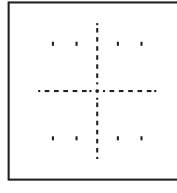
#> input picture logic/none_feature.jpg, 177 x 193 px
$ python -i graph_process.py   (imports and definitions only)   (older library calls are emulated)
#> lines starting #> are read from the running program, lines starting #| are printed output that depends on the picture; after the words box and inside, x2 and y2 are one past the last pixel; in counts of white or black regions, pixels touching at a corner belong together
#> further down, picture is the input picture: shape (193, 177, 3); mean B, G, R 245.8, 245.8, 245.9
import time

import cv2
import numpy as np
import math
import pytesseract
from pytesseract import Output
from skimage.metrics import structural_similarity as ssim
# 加载图片

def grid_graph(img):
    # 读取图像
    col=10
    row=10
    # Todo 投射转换，img输出是投射完的

    # 转换为灰度图像
    gray = cv2.cvtColor(img, cv2.COLOR_BGR2GRAY)
    src_img0 = cv2.GaussianBlur(gray,(3,3),0)
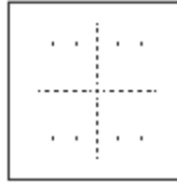
#> src_img0: shape (193, 177); min 53, max 255, mean 245.7
    src_img1 = cv2.bitwise_not(src_img0)
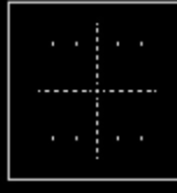
#> src_img1: shape (193, 177); min 0, max 202, mean 9.3
    AdaptiveThreshold = cv2.adaptiveThreshold(src_img1, 255, cv2.ADAPTIVE_THRESH_GAUSSIAN_C, cv2.THRESH_BINARY, 15, -2)
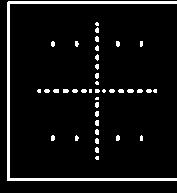
#> AdaptiveThreshold: shape (193, 177); 6.6% white; 40 white regions (16 under 20 px), largest, box (x1, y1, x2, y2) and area: (7, 1, 177, 181) 1541, (127, 89, 134, 93) 24, (53, 89, 59, 93) 22

    horizontal = AdaptiveThreshold.copy()
    vertical = AdaptiveThreshold.copy()
    scale = 20

    horizontalSize = int(horizontal.shape[1] / scale)
#> horizontalSize = 8
    horizontalStructure = cv2.getStructuringElement(cv2.MORPH_RECT, (horizontalSize, 1))
    horizontal = cv2.erode(horizontal, horizontalStructure)
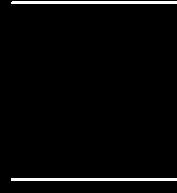
#> horizontal: shape (193, 177); 2.9% white; 2 white regions, box (x1, y1, x2, y2) and area: (11, 178, 177, 181) 498, (11, 1, 177, 4) 497
    horizontal = cv2.dilate(horizontal, horizontalStructure)
#> horizontal: shape (193, 177); 3% white; 2 white regions, box (x1, y1, x2, y2) and area: (8, 178, 177, 181) 507, (8, 1, 177, 4) 506

    verticalsize = int(vertical.shape[1] / scale)
#> verticalsize = 8
    verticalStructure = cv2.getStructuringElement(cv2.MORPH_RECT, (1, verticalsize))
#> verticalStructure = [1, 1, 1, 1, 1, 1, 1, 1]
    vertical = cv2.erode(vertical, verticalStructure, (-1, -1))
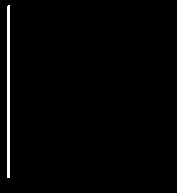
#> vertical: shape (193, 177); 1.5% white; 1 white region, box (x1, y1, x2, y2) and area: (7, 5, 10, 178) 518
    vertical = cv2.dilate(vertical, verticalStructure, (-1, -1))
#> vertical: shape (193, 177); 1.6% white; 1 white region
    mask = horizontal + vertical
    # 找到轮廓
    # OpenCV 3.x及之前版本
    if int(cv2.__version__.split('.')[0]) == 3:
        _, contours, hierarchy = cv2.findContours(mask, cv2.RETR_CCOMP, cv2.CHAIN_APPROX_SIMPLE)
    # OpenCV 4及之后版本
    else:
        contours, hierarchy = cv2.findContours(mask, cv2.RETR_CCOMP, cv2.CHAIN_APPROX_SIMPLE)
#> contours = 1 contour; box (x1, y1, x2, y2) and area: (7, 1, 177, 182) 1028

    # [6 lines of commented-out code are left out]

    x,y,w,h = 0,0,0,0
    for cnt in contours:
        t_x, t_y, t_w, t_h = cv2.boundingRect(cnt)
        #过滤足够大的轮廓
        if t_w > img.shape[1]/2 and  t_w<img.shape[1]*4/5  and  t_h > img.shape[0]/2 and  t_h<img.shape[0]*4/5:
            x, y, w, h = t_x, t_y, t_w, t_h

            cv2.rectangle(img, (x, y), (x + w, y + h), (0, 255, 0), 2)
            break
#> this loop made 1 pass
#> (t_x, t_y, t_w, t_h) on pass 1: (7, 1, 170, 181)
    #如果找不到合适的轮廓，那么就直接使用整张纸继续寻找下面的内容
    if x==0 and y==0 and w==0 and h==0:
        x,y,w,h=0,0,img.shape[1],img.shape[0]
#> x = 0; y = 0; w = 177; h = 193

    gird_list=[]
    for cnt in contours:
        t_x, t_y, t_w, t_h = cv2.boundingRect(cnt)
        #只要在 x,y,w,h的范围内的轮廓
        if t_x>x and t_y>y and t_x+t_w<x+w and t_y+t_h<y+h:
            #cv2.rectangle(img, (t_x, t_y), (t_x + t_w, t_y + t_h), (0, 255, 0), 2)
            gird_list.append((t_x, t_y, t_w, t_h))
#> after the loop, gird_list = []
    image_res = img.copy()
    print('第一步找到的',len(gird_list))
#| 第一步找到的 0
    remove_list=[]
    for x, y, w, h in gird_list:
        if abs(w-h)>=10:
            remove_list.append((x, y, w, h))
#> this loop made 0 passes
#> after the loop, remove_list = []
    gird_list=[x for x in gird_list if x not in remove_list]
    print('remove后',len(gird_list))
#| remove后 0
    #对每个轮廓的 先y后x进行排序
    gird_list=sorted(gird_list,key=lambda x:(x[1],x[0]))


    #先检查是否有近似重叠的
    #假设精度够，那么w和h是可以被平均的
#> (the run stopped early here; a loop or call above may not have finished)

$ run again, on logic/matches.jpg
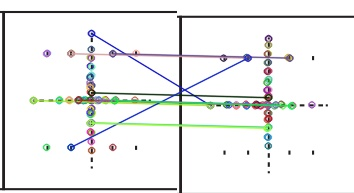
#> input picture logic/matches.jpg, 354 x 193 px
#> picture is the input picture: shape (193, 354, 3); mean B, G, R 238, 239, 237.7
#> in grid_graph, `AdaptiveThreshold = cv2.adaptiveThreshold(src_img1, 255, cv2.ADAPTIVE_..`:
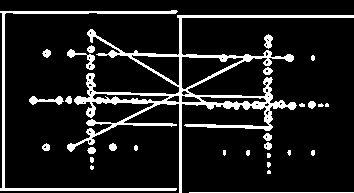
#> AdaptiveThreshold: shape (193, 354); 12% white; 30 white regions (9 under 20 px), largest, box (x1, y1, x2, y2) and area: (67, 15, 354, 193) 5300, (0, 10, 178, 191) 1572, (67, 49, 95, 70) 172
#> in grid_graph, `vertical = cv2.dilate(vertical, verticalStructure, (-1, -1))`:
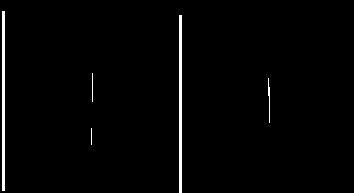
#> vertical: shape (193, 354); 1.7% white; 5 white regions (1 under 20 px)
#> contours = 11 contours, 4 with area under 20; largest, box (x1, y1, x2, y2) and area: (74, 15, 354, 193) 2738, (0, 11, 178, 191) 1037, (181, 95, 270, 107) 558, (92, 93, 180, 103) 512, (184, 124, 273, 129) 190, (86, 122, 177, 126) 129, (29, 100, 64, 102) 34
#> the loop in grid_graph, `for cnt in contours:` made 11 passes
#> (t_x, t_y, t_w, t_h) on passes 3, 4, 7, 9, 10, 11: (184, 124, 89, 5), (86, 122, 91, 4), (74, 15, 280, 178), (181, 95, 89, 12), (92, 93, 88, 10), (0, 11, 178, 180)
#> after the loop in grid_graph, `for cnt in contours:`: gird_list = [(91, 128, 1, 17), (184, 124, 89, 5), (86, 122, 91, 4), (29, 100, 35, 2), (67, 53, 20, 2), (267, 95, 3, 3), (181, 95, 89, 12), (92, 93, 88, 10)]
#| 第一步找到的 8
#> the loop in grid_graph, `for x, y, w, h in gird_list:` made 8 passes
#> after the loop in grid_graph, `for x, y, w, h in gird_list:`: remove_list = [(91, 128, 1, 17), (184, 124, 89, 5), (86, 122, 91, 4), (29, 100, 35, 2), (67, 53, 20, 2), (181, 95, 89, 12), (92, 93, 88, 10)]
#> in grid_graph, `gird_list=[x for x in gird_list if x not in remove_list]`: gird_list = [(267, 95, 3, 3)]
#| remove后 1
#> min_x = 267
#> min_y = 95
#> max_x = 270
#> max_y = 98
#> w_avg = 3
#> the loop in grid_graph, `for _ in range(len(gird_list)):` made 1 pass
#> after the loop in grid_graph, `for _ in range(len(gird_list)):`: cut_info = {(0, 0): (267, 95, 3, 3)}; j = 0
#| 1
#> the loop in grid_graph, `for key in cut_info.keys():` made 1 pass
#> after the loop in grid_graph, `for key in cut_info.keys():`: images_res = 1 item
